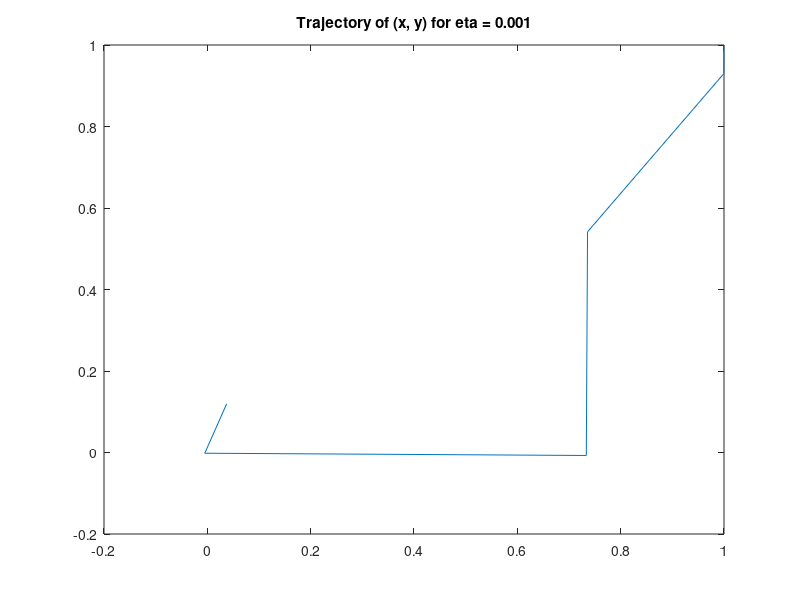

Here is the MATLAB script that generated this plot:
clc; 
clear all; 
iteration = 1; 
x(iteration) = rand(1); 
y(iteration) = rand(1); 
f(iteration) = (1-x(iteration))^2 + 100*(y(iteration)-x(iteration)^2)^2; 
while f(iteration) > 1e-8 || iteration > 20000
fx(iteration) = 2*x(iteration)-2+400*(x(iteration)^3-x(iteration)*y(iteration));
fy(iteration) = 200*(y(iteration)-x(iteration)^2);
H{iteration} = [1200*x(iteration)^2-400*y(iteration)+2 -400*x(iteration); -400*x(iteration) 200];
iteration = iteration + 1;
tmp = [x(iteration-1);y(iteration-1)] - inv(H{iteration-1})*[fx(iteration-1);fy(iteration-1)];
x(iteration) = tmp(1);
y(iteration) = tmp(2);
f(iteration) = (1-x(iteration))^2 + 100*(y(iteration)-x(iteration)^2)^2; 
end

figure;
plot(x,y,'-');
s = sprintf('Trajectory of (x, y) for eta = 0.001');
title(s);